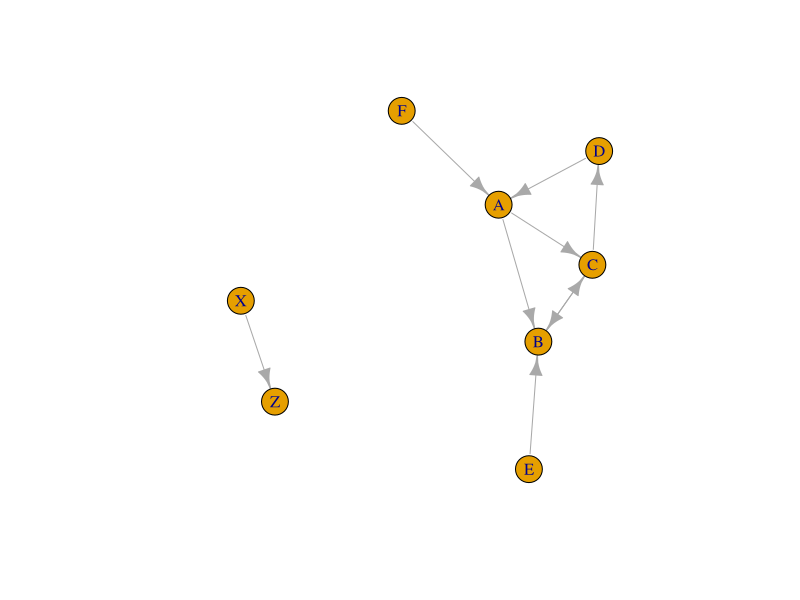
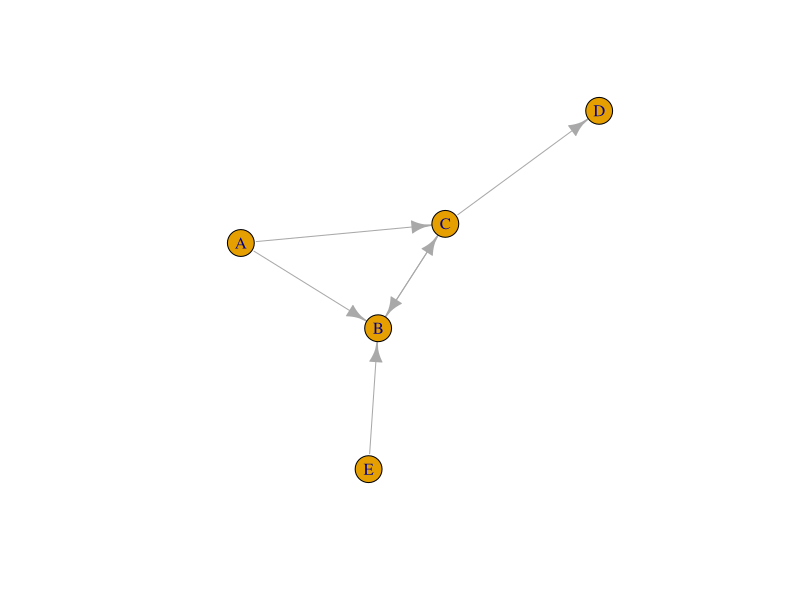
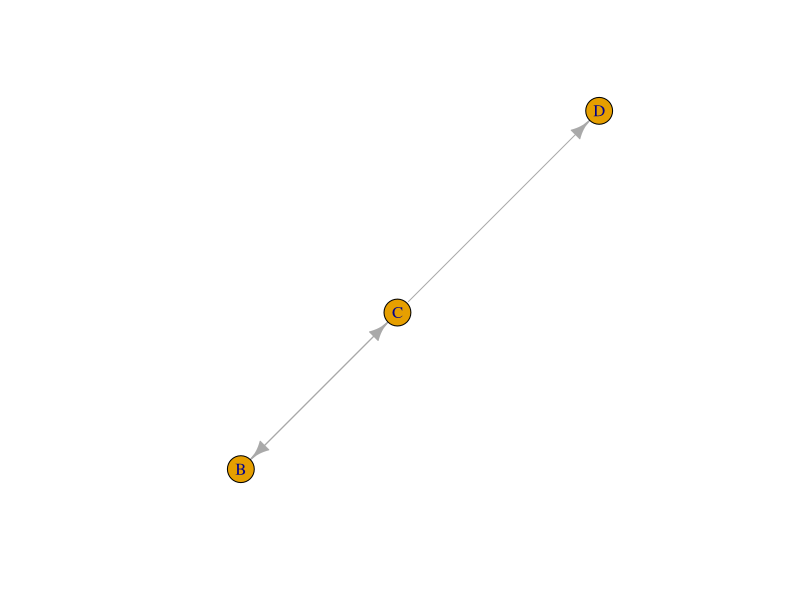
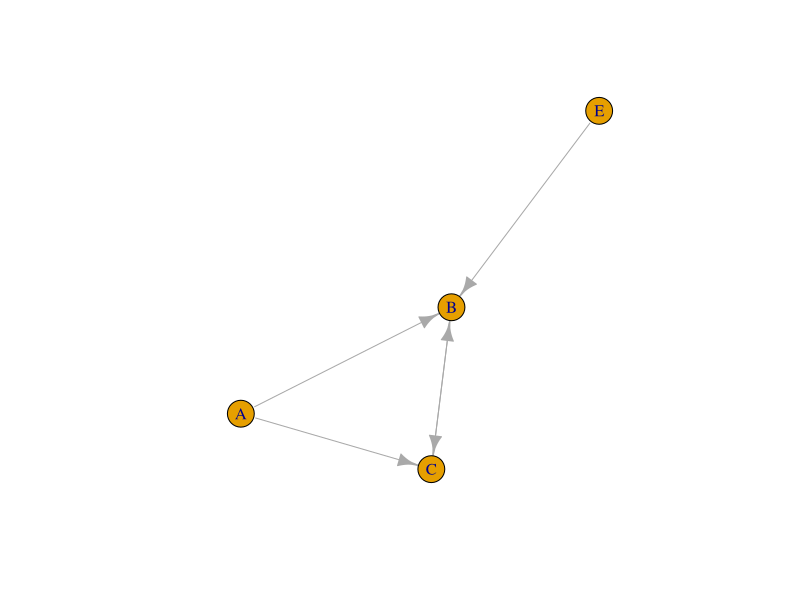
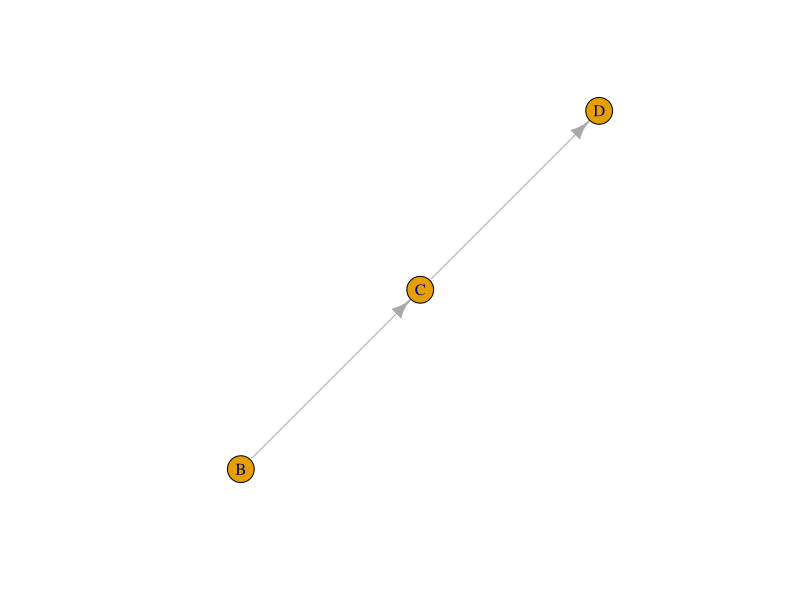
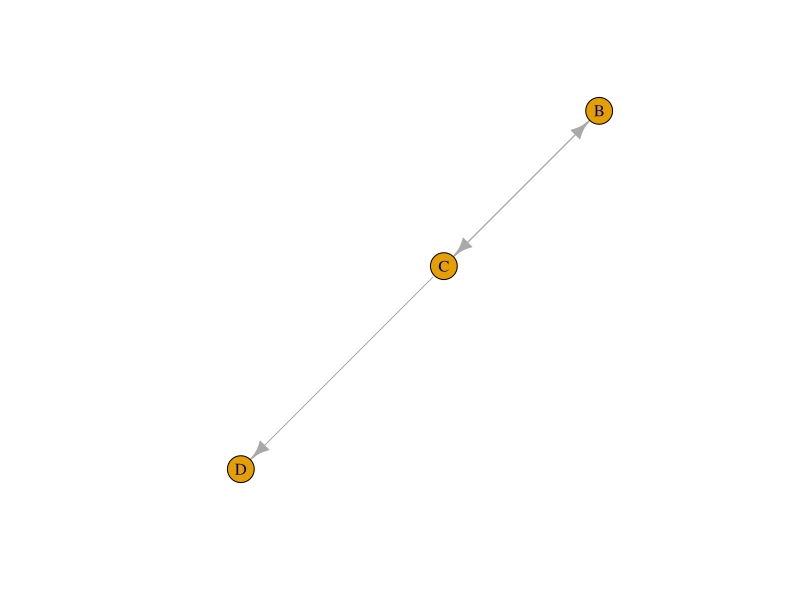
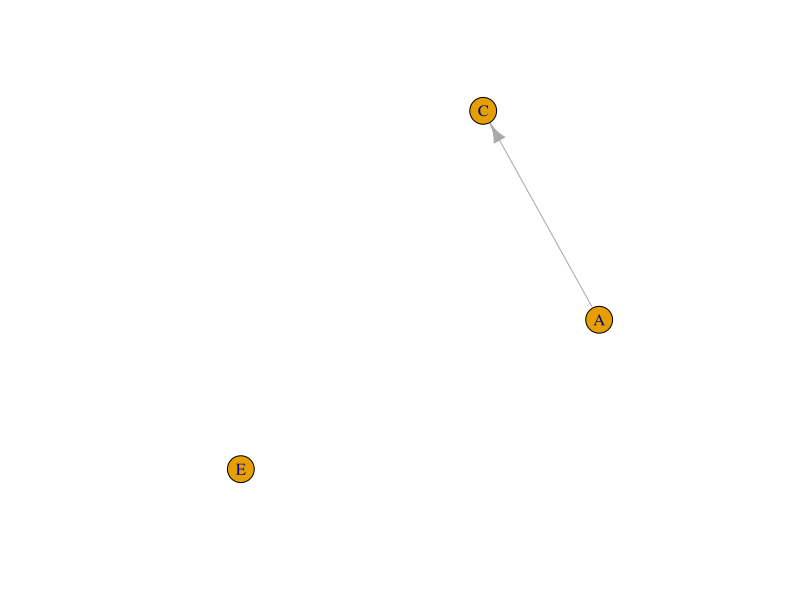
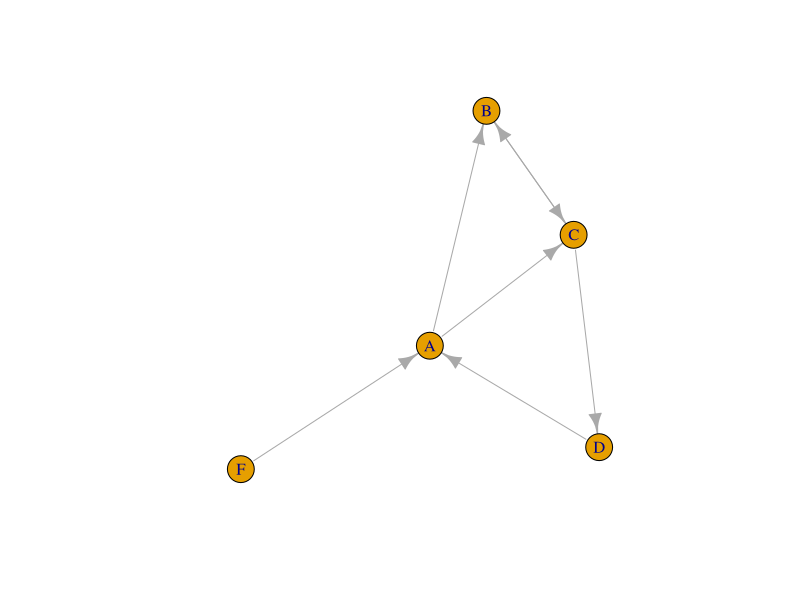

Reproduce these figures in R, in order.
library(igraph)

el <- read.table(text="
A B
B C
C B
C D
A C
E B
F A
X Z
D A")

g <- graph_from_data_frame(el)
plot(g)

## add some attributes to edges and vertices
E(g)$type <- c("y","y","n","n","y","y","n","n","y")
V(g)$type <- rep(c("big","small"), 4)

### define a selection of vertices, or paired from/to vertices defining edges
sel <- c("B","C")
self <- c("B","C")
selt <- c("C","D")


##############################
######## SELECT EDGES ########
##############################

## select the edges which have one of the listed vertices at either end
sg <- subgraph.edges(g, E(g)[ .inc(sel) ])
sg
plot(sg)

## select the edges which have have a start point in the selection
sg <- subgraph.edges(g, E(g)[ .from(sel) ])
sg
plot(sg)

## select the edges which have have an end point in the selection
sg <- subgraph.edges(g, E(g)[ .to(sel) ])
sg
plot(sg)

## select edges between points, in the specific direction (directed graph)
sg <- subgraph.edges(g, E(g)[ self %->% selt ])
sg
plot(sg)

## select edges between points, regardless of direction
sg <- subgraph.edges(g, E(g)[ self %--% selt ])
sg
plot(sg)


## can also just get the ends/vertices at each end of edges doing something like
ends(g, E(g)[.inc(sel)])
   ## which you can regenerate a graph from
graph_from_edgelist(ends(g, E(g)[.inc(sel)]))


#################################
######## SELECT VERTICES ########
#################################

sel <- c("A","C","E")

## Straight select to only keep the listed vertices 
## Appears to not include 'E' as it is not connected
## but it is there if you plot it.
sg <- induced_subgraph(g, V(g)[sel] )
sg
plot(sg)


## select neighbours of the selection (both in and out neighbours for directed graphs)
sg <- induced_subgraph(g, V(g)[ .nei(sel) ])
sg
plot(sg)
## A has neighbours - B C F D, set is B C D F
## C has neighbours - A B D,   set is A B C D F
## E has neighbours - B,       set is A B C D F 
## so just E will get dropped from the main cluster, along with X and Z

## just 'in' neighbours
sg <- induced_subgraph(g, V(g)[ .innei(sel) ])
sg
plot(sg)

## just 'out' neighbours
sg <-induced_subgraph(g, V(g)[ .outnei(sel) ])
sg
plot(sg)




### more complicated selections - not sure these are useful

## select vertices in edge list, at any point
## i.e. all vertices in all edges that include A/C/E at all
sg <- induced_subgraph(g, V(g)[ .inc(E(g)[ .inc(sel) ]) ])
sg
plot(sg)

## can also specify whether at start or end of the edge
## vertices in edges starting at A/C/E
sg <- induced_subgraph(g, V(g)[ .inc(E(g)[ .from(sel) ]) ])
sg
plot(sg)

## vertices in edges ending at A/C/E
sg <- induced_subgraph(g, V(g)[ .inc(E(g)[ .to(sel) ]) ])
sg
plot(sg)

## all vertices in edges containing A/C/E, where A/C/E has an outward 'from' connection
sg <- induced_subgraph(g, V(g)[ .from(E(g)[ .inc(sel) ]) ])
sg
par(mfrow=c(1,2))
plot(g)
plot(sg)

## all vertices in edges containing A/C/E, where A/C/E has an inward 'to' connection
sg <- induced_subgraph(g, V(g)[ .to(E(g)[ .inc(sel) ]) ])
sg
par(mfrow=c(1,2))
plot(g)
plot(sg)





###############################
### DELETING EDGES/VERTICES ###
###############################


## remove vertices
sg <- g - vertices(sel)
sg <- g - V(g)[sel]
sg <- delete_vertices(g, sel)
sg
plot(sg)


## remove edges using any of the selection methods above
## or manually specify one
sg <- g - E(g)[ .to(sel) ]
sg <- g - E(g)[ self %->% selt ]
sg <- g - edges("B|C", "C|D")
sg <- delete_edges(g, c("B|C", "C|D"))
sg
plot(sg)



#############################
### ADDING EDGES/VERTICES ###
#############################

## Add edges - have to be between vertices
## that already exist, not totally new ones.
## c("A","B","C","D") will make A--B and C--D edges
## Need to add vertices first if want to add a new edge
add_edges(g, c("A", "B"))
g + edges(c("A", "B"))

## add vertices
g + vertices(c("G","H"))
add_vertices(g, 2, attr=list(name=c("G","H")))

## add vertices + join with an edge
g + vertices(c("G","H")) + edges(c("G","H"))
## or even native pipe it
g |> add_vertices(nv=2, attr=list(name=c("G","H"))) |> add_edges(edges=c("G","H"))



##################
### COMPONENTS ###
##################

## get the components (or clusters)
cmp <- components(g)

## add them back to the main object
V(g)[names(cmp$membership)]$group <- cmp$membership

data.frame(vertex = V(g)$name, group = V(g)$group)

## can also decompose to separate graphs for a component
decompose(g)


####################
### PATH FINDING ###
####################

## set of shortest paths from= starting vertex to ALL vertexes 
## (including the same starting vertex, in a path of length one)
shortest_paths(g, from="F")

## find a single shortest path by specifying to=
shortest_paths(g, from="F", to="D")
## mode is 'out' by default, which means the path
## will only follow directions and won't go against an arrow
## e.g., this fails:
shortest_paths(g, from="F", to="E")
## while this succeeds
shortest_paths(g, from="F", to="E", mode="all")
## mode can by "all"/"in"/out"


## or find ALL the shortest paths
all_shortest_paths(g, from="D", to="B")
## if a path travels between the same vertices, but on a different
## edge, you get it twice, e.g.:
all_shortest_paths(g, from="D", to="B", mode="all")


############################
### NEIGHBOURHOODS / EGO ###
############################

## find all neighbours to a vertex
## with a specified order (1 = immediate neighbour, 2 = one removed, etc)
ego(g, order=1, c("A","B"))
## any vertex sequence can be used
ego(g, order=1, V(g)[c("A","B")])
## one more removed
ego(g, order=2, c("A","B"))

## mode is "all" by default, but "in"/"out" can be specified


## can jump straight to returning an ego-based graph object too,
## as opposed to returning just the vertices
make_ego_graph(g, order=1, c("A","B"))


## at a basic level, can also find the 'degree' of vertices,
## referring to how many adjacent vertices there are
degree(g)
degree(g, c("A","B","E"))
degree(g, mode="in")
degree(g, mode="out")


#####################
### BOOLEAN LOGIC ###
#####################

## has different results depending on whether
## vertices or graphs are input
  ## vertices 
eg  <- ego(g, order=1, c("A","B"))
  ## graph
egg <- make_ego_graph(g, order=1, c("A","B"))


## set difference

  ## vertices 
## order matters too, just like setdiff
difference(eg[[1]], eg[[2]])
difference(eg[[2]], eg[[1]])

  ## graph
difference(egg[[1]], egg[[2]])
difference(egg[[2]], egg[[1]])

## union
union(eg[[1]], eg[[2]])
union(egg[[1]], egg[[2]])

## intersection
intersection(eg[[1]], eg[[2]])
intersection(egg[[1]], egg[[2]])


##############################
### export all details out ###
##############################

## all the edge and vertex attributes in one data.frame
## includin name to vertex id relationship
as_long_data_frame(g)

## just the from/to names + edge attributes
get.data.frame(g)

## just the ends of each edge
## either as vertex names or vertex ids
ends(g, E(g))
ends(g, E(g), names=FALSE)



